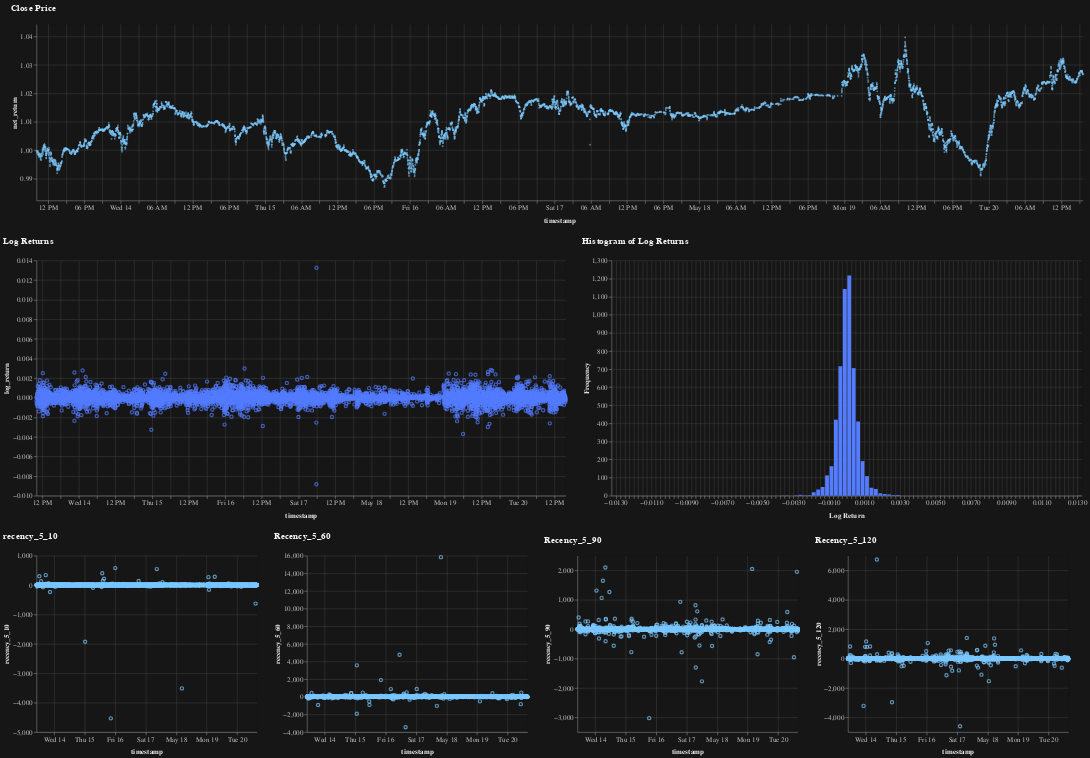

The notebook cell saved with this chart:
### Code cell
dashboard = (
    close & 
    (log_ret | log_ret_hist) & 
    (mo_score_5_10 | mo_score_5_60 | mo_score_5_90 | mo_score_5_120)
)

# dashboard.save('../viz/index.html')
dashboard

### Figure 1 — Vega specification as saved in the notebook (floating-point values rounded to 4 significant figures; data arrays with more than 128 entries replaced by an {"elided": "..."} marker saying what was removed)
{"$schema": "https://vega.github.io/schema/vega/v5.json", "data": [{"name": "param_1_store"}, {"name": "source_0", "values": {"elided": "5417 records"}, "transform": [{"type": "formula", "expr": "toDate(datum['timestamp'])", "as": "timestamp"}]}, {"name": "data_0", "values": {"elided": "5417 records"}, "transform": [{"type": "formula", "expr": "toDate(datum['timestamp'])", "as": "timestamp"}]}, {"name": "data_1", "source": "source_0", "transform": [{"type": "filter", "expr": "!length(data(\"param_1_store\")) || vlSelectionTest(\"param_1_store\", datum)"}, {"type": "project", "fields": ["log_return", "recency_5_10", "recency_5_120", "recency_5_60", "recency_5_90", "timestamp"]}]}, {"name": "data_2", "source": "data_1", "transform": [{"type": "filter", "expr": "(isDate(datum[\"timestamp\"]) || (isValid(datum[\"timestamp\"]) && isFinite(+datum[\"timestamp\"]))) && isValid(datum[\"log_return\"]) && isFinite(+datum[\"log_return\"])"}, {"type": "project", "fields": ["log_return", "timestamp"]}]}, {"name": "data_3", "source": "data_1", "transform": [{"type": "bin", "field": "log_return", "extent": [-0.01325, 0.01325], "signal": "concat_1_concat_1_bin_extent__0_013248843954295708_0_013248843954295708_step_0_00025_log_return_bins", "as": ["bin_extent__0_013248843954295708_0_013248843954295708_step_0_00025_log_return", "bin_extent__0_013248843954295708_0_013248843954295708_step_0_00025_log_return_end"], "step": 0.00025}, {"type": "aggregate", "groupby": ["bin_extent__0_013248843954295708_0_013248843954295708_step_0_00025_log_return", "bin_extent__0_013248843954295708_0_013248843954295708_step_0_00025_log_return_end"], "fields": [null], "ops": ["count"], "as": ["__count"]}, {"type": "filter", "expr": "isValid(datum[\"bin_extent__0_013248843954295708_0_013248843954295708_step_0_00025_log_return\"]) && isFinite(+datum[\"bin_extent__0_013248843954295708_0_013248843954295708_step_0_00025_log_return\"])"}, {"type": "project", "fields": ["__count", "bin_extent__0_013248843954295708_0_013248843954295708_step_0_00025_log_return", "bin_extent__0_013248843954295708_0_013248843954295708_step_0_00025_log_return_end"]}]}, {"name": "data_4", "source": "data_1", "transform": [{"type": "filter", "expr": "(isDate(datum[\"timestamp\"]) || (isValid(datum[\"timestamp\"]) && isFinite(+datum[\"timestamp\"]))) && isValid(datum[\"recency_5_10\"]) && isFinite(+datum[\"recency_5_10\"])"}, {"type": "project", "fields": ["recency_5_10", "timestamp"]}]}, {"name": "data_5", "source": "data_1", "transform": [{"type": "filter", "expr": "(isDate(datum[\"timestamp\"]) || (isValid(datum[\"timestamp\"]) && isFinite(+datum[\"timestamp\"]))) && isValid(datum[\"recency_5_60\"]) && isFinite(+datum[\"recency_5_60\"])"}, {"type": "project", "fields": ["recency_5_60", "timestamp"]}]}, {"name": "data_6", "source": "data_1", "transform": [{"type": "filter", "expr": "(isDate(datum[\"timestamp\"]) || (isValid(datum[\"timestamp\"]) && isFinite(+datum[\"timestamp\"]))) && isValid(datum[\"recency_5_90\"]) && isFinite(+datum[\"recency_5_90\"])"}, {"type": "project", "fields": ["recency_5_90", "timestamp"]}]}, {"name": "data_7", "source": "data_1", "transform": [{"type": "filter", "expr": "(isDate(datum[\"timestamp\"]) || (isValid(datum[\"timestamp\"]) && isFinite(+datum[\"timestamp\"]))) && isValid(datum[\"recency_5_120\"]) && isFinite(+datum[\"recency_5_120\"])"}, {"type": "project", "fields": ["recency_5_120", "timestamp"]}]}, {"name": "data_2_concat_1_concat_0_y_domain_log_return", "source": "data_2", "transform": [{"type": "formula", "expr": "+datum['log_return']", "as": "log_return"}, {"type": "aggregate", "groupby": [], "fields": ["log_return", "log_return"], "ops": ["min", "max"], "as": ["min", "max"]}]}, {"name": "data_3_concat_1_concat_1_y_domain___count", "source": "data_3", "transform": [{"type": "formula", "expr": "+datum['__count']", "as": "__count"}, {"type": "aggregate", "groupby": [], "fields": ["__count", "__count"], "ops": ["min", "max"], "as": ["min", "max"]}]}, {"name": "data_4_concat_2_concat_0_y_domain_recency_5_10", "source": "data_4", "transform": [{"type": "formula", "expr": "+datum['recency_5_10']", "as": "recency_5_10"}, {"type": "aggregate", "groupby": [], "fields": ["recency_5_10", "recency_5_10"], "ops": ["min", "max"], "as": ["min", "max"]}]}, {"name": "data_5_concat_2_concat_1_y_domain_recency_5_60", "source": "data_5", "transform": [{"type": "formula", "expr": "+datum['recency_5_60']", "as": "recency_5_60"}, {"type": "aggregate", "groupby": [], "fields": ["recency_5_60", "recency_5_60"], "ops": ["min", "max"], "as": ["min", "max"]}]}, {"name": "data_6_concat_2_concat_2_y_domain_recency_5_90", "source": "data_6", "transform": [{"type": "formula", "expr": "+datum['recency_5_90']", "as": "recency_5_90"}, {"type": "aggregate", "groupby": [], "fields": ["recency_5_90", "recency_5_90"], "ops": ["min", "max"], "as": ["min", "max"]}]}, {"name": "data_7_concat_2_concat_3_y_domain_recency_5_120", "source": "data_7", "transform": [{"type": "formula", "expr": "+datum['recency_5_120']", "as": "recency_5_120"}, {"type": "aggregate", "groupby": [], "fields": ["recency_5_120", "recency_5_120"], "ops": ["min", "max"], "as": ["min", "max"]}]}], "signals": [{"name": "view_1_width", "value": 1780}, {"name": "view_1_height", "value": 300}, {"name": "concat_1_height", "value": 400}, {"name": "concat_1_concat_0_width", "value": 900}, {"name": "concat_1_concat_1_width", "value": 800}, {"name": "concat_2_height", "value": 300}, {"name": "concat_2_childWidth", "value": 375}, {"name": "unit", "value": {}, "on": [{"events": "pointermove", "update": "isTuple(group()) ? group() : unit"}]}, {"name": "param_1", "update": "vlSelectionResolve(\"param_1_store\", \"union\")"}], "marks": [{"type": "group", "name": "view_1_group", "encode": {"update": {"height": {"signal": "view_1_height"}, "width": {"signal": "view_1_width"}}}, "signals": [{"name": "param_1_x", "value": [], "on": [{"events": {"source": "scope", "filter": ["!event.item || event.item.mark.name !== \"param_1_brush\""], "type": "pointerdown"}, "update": "[x(unit), x(unit)]"}, {"events": {"source": "window", "between": [{"source": "scope", "filter": ["!event.item || event.item.mark.name !== \"param_1_brush\""], "type": "pointerdown"}, {"source": "window", "type": "pointerup"}], "type": "pointermove", "consume": true}, "update": "[param_1_x[0], clamp(x(unit), 0, view_1_width)]"}, {"events": {"signal": "param_1_scale_trigger"}, "update": "[scale(\"view_1_x\", param_1_timestamp[0]), scale(\"view_1_x\", param_1_timestamp[1])]"}, {"events": [{"source": "view", "type": "dblclick"}], "update": "[0, 0]"}, {"events": {"signal": "param_1_translate_delta"}, "update": "clampRange(panLinear(param_1_translate_anchor.extent_x, param_1_translate_delta.x / span(param_1_translate_anchor.extent_x)), 0, view_1_width)"}, {"events": {"signal": "param_1_zoom_delta"}, "update": "clampRange(zoomLinear(param_1_x, param_1_zoom_anchor.x, param_1_zoom_delta), 0, view_1_width)"}]}, {"name": "param_1_timestamp", "on": [{"events": {"signal": "param_1_x"}, "update": "param_1_x[0] === param_1_x[1] ? null : invert(\"view_1_x\", param_1_x)"}]}, {"name": "param_1_y", "value": [], "on": [{"events": {"source": "scope", "filter": ["!event.item || event.item.mark.name !== \"param_1_brush\""], "type": "pointerdown"}, "update": "[y(unit), y(unit)]"}, {"events": {"source": "window", "between": [{"source": "scope", "filter": ["!event.item || event.item.mark.name !== \"param_1_brush\""], "type": "pointerdown"}, {"source": "window", "type": "pointerup"}], "type": "pointermove", "consume": true}, "update": "[param_1_y[0], clamp(y(unit), 0, view_1_height)]"}, {"events": {"signal": "param_1_scale_trigger"}, "update": "[scale(\"view_1_y\", param_1_net_return[0]), scale(\"view_1_y\", param_1_net_return[1])]"}, {"events": [{"source": "view", "type": "dblclick"}], "update": "[0, 0]"}, {"events": {"signal": "param_1_translate_delta"}, "update": "clampRange(panLinear(param_1_translate_anchor.extent_y, param_1_translate_delta.y / span(param_1_translate_anchor.extent_y)), 0, view_1_height)"}, {"events": {"signal": "param_1_zoom_delta"}, "update": "clampRange(zoomLinear(param_1_y, param_1_zoom_anchor.y, param_1_zoom_delta), 0, view_1_height)"}]}, {"name": "param_1_net_return", "on": [{"events": {"signal": "param_1_y"}, "update": "param_1_y[0] === param_1_y[1] ? null : invert(\"view_1_y\", param_1_y)"}]}, {"name": "param_1_scale_trigger", "value": {}, "on": [{"events": [{"scale": "view_1_x"}, {"scale": "view_1_y"}], "update": "(!isArray(param_1_timestamp) || (+invert(\"view_1_x\", param_1_x)[0] === +param_1_timestamp[0] && +invert(\"view_1_x\", param_1_x)[1] === +param_1_timestamp[1])) && (!isArray(param_1_net_return) || (+invert(\"view_1_y\", param_1_y)[0] === +param_1_net_return[0] && +invert(\"view_1_y\", param_1_y)[1] === +param_1_net_return[1])) ? param_1_scale_trigger : {}"}]}, {"name": "param_1_tuple", "on": [{"events": [{"signal": "param_1_timestamp || param_1_net_return"}], "update": "param_1_timestamp && param_1_net_return ? {unit: \"view_1\", fields: param_1_tuple_fields, values: [param_1_timestamp,param_1_net_return]} : null"}]}, {"name": "param_1_tuple_fields", "value": [{"field": "timestamp", "channel": "x", "type": "R"}, {"field": "net_return", "channel": "y", "type": "R"}]}, {"name": "param_1_translate_anchor", "value": {}, "on": [{"events": [{"source": "scope", "markname": "param_1_brush", "type": "pointerdown"}], "update": "{x: x(unit), y: y(unit), extent_x: slice(param_1_x), extent_y: slice(param_1_y)}"}]}, {"name": "param_1_translate_delta", "value": {}, "on": [{"events": [{"source": "window", "between": [{"source": "scope", "markname": "param_1_brush", "type": "pointerdown"}, {"source": "window", "type": "pointerup"}], "consume": true, "type": "pointermove"}], "update": "{x: param_1_translate_anchor.x - x(unit), y: param_1_translate_anchor.y - y(unit)}"}]}, {"name": "param_1_zoom_anchor", "on": [{"events": [{"source": "scope", "markname": "param_1_brush", "consume": true, "type": "wheel"}], "update": "{x: x(unit), y: y(unit)}"}]}, {"name": "param_1_zoom_delta", "on": [{"events": [{"source": "scope", "markname": "param_1_brush", "type": "wheel", "consume": true}], "update": "pow(1.001, event.deltaY * pow(16, event.deltaMode))", "force": true}]}, {"name": "param_1_modify", "on": [{"events": {"signal": "param_1_tuple"}, "update": "modify(\"param_1_store\", param_1_tuple, true)"}]}], "marks": [{"type": "rect", "name": "param_1_brush_bg", "encode": {"update": {"x": [{"signal": "param_1_x[0]", "test": "data(\"param_1_store\").length && data(\"param_1_store\")[0].unit === \"view_1\""}, {"value": 0}], "x2": [{"signal": "param_1_x[1]", "test": "data(\"param_1_store\").length && data(\"param_1_store\")[0].unit === \"view_1\""}, {"value": 0}], "y2": [{"signal": "param_1_y[1]", "test": "data(\"param_1_store\").length && data(\"param_1_store\")[0].unit === \"view_1\""}, {"value": 0}], "y": [{"signal": "param_1_y[0]", "test": "data(\"param_1_store\").length && data(\"param_1_store\")[0].unit === \"view_1\""}, {"value": 0}]}, "enter": {"fillOpacity": {"value": 0.125}, "fill": {"value": "#333"}}}, "clip": true}, {"type": "symbol", "name": "view_1_marks", "from": {"data": "data_0"}, "encode": {"update": {"opacity": {"value": 0.7}, "fill": {"value": "transparent"}, "stroke": [{"value": "#7ecbff", "test": "!length(data(\"param_1_store\")) || vlSelectionTest(\"param_1_store\", datum)"}, {"value": "lightgray"}], "size": {"value": 1}, "tooltip": {"signal": "{\"Date\": timeFormat(datum[\"timestamp\"], '%b %d, %Y'), \"Net Return\": format(datum[\"net_return\"], \"\")}"}, "y": {"field": "net_return", "scale": "view_1_y"}, "x": {"field": "timestamp", "scale": "view_1_x"}}}, "interactive": true, "style": ["point"]}, {"type": "rect", "name": "param_1_brush", "encode": {"enter": {"fill": {"value": "transparent"}, "cursor": {"value": "move"}}, "update": {"y": [{"signal": "param_1_y[0]", "test": "data(\"param_1_store\").length && data(\"param_1_store\")[0].unit === \"view_1\""}, {"value": 0}], "x": [{"signal": "param_1_x[0]", "test": "data(\"param_1_store\").length && data(\"param_1_store\")[0].unit === \"view_1\""}, {"value": 0}], "x2": [{"signal": "param_1_x[1]", "test": "data(\"param_1_store\").length && data(\"param_1_store\")[0].unit === \"view_1\""}, {"value": 0}], "stroke": [{"value": "white", "test": "param_1_x[0] !== param_1_x[1] && param_1_y[0] !== param_1_y[1]"}, {}], "y2": [{"signal": "param_1_y[1]", "test": "data(\"param_1_store\").length && data(\"param_1_store\")[0].unit === \"view_1\""}, {"value": 0}]}}, "clip": true}], "axes": [{"scale": "view_1_x", "labels": false, "domain": false, "aria": false, "maxExtent": 0, "ticks": false, "tickCount": {"signal": "ceil(view_1_width/40)"}, "minExtent": 0, "orient": "bottom", "gridScale": "view_1_y", "grid": true, "zindex": 0}, {"scale": "view_1_y", "orient": "left", "gridScale": "view_1_x", "grid": true, "tickCount": {"signal": "ceil(view_1_height/40)"}, "domain": false, "labels": false, "aria": false, "maxExtent": 0, "zindex": 0, "ticks": false, "minExtent": 0}, {"scale": "view_1_x", "title": "timestamp", "labelOverlap": true, "labelBaseline": "top", "orient": "bottom", "zindex": 0, "labelFlush": true, "tickCount": {"signal": "ceil(view_1_width/40)"}, "grid": false}, {"scale": "view_1_y", "grid": false, "tickCount": {"signal": "ceil(view_1_height/40)"}, "zindex": 0, "title": "net_return", "labelAlign": "right", "labelOverlap": true, "orient": "left"}], "title": {"text": "Close Price", "anchor": "start"}, "style": "cell"}, {"type": "group", "name": "concat_1_group", "marks": [{"type": "group", "name": "concat_1_concat_0_group", "encode": {"update": {"width": {"signal": "concat_1_concat_0_width"}, "height": {"signal": "concat_1_height"}}}, "marks": [{"type": "symbol", "name": "concat_1_concat_0_marks", "from": {"data": "data_2"}, "encode": {"update": {"stroke": {"value": "#547cff"}, "x": {"field": "timestamp", "scale": "concat_1_concat_0_x"}, "y": {"field": "log_return", "scale": "concat_1_concat_0_y"}, "fill": {"value": "transparent"}, "opacity": {"value": 0.7}}}, "interactive": false, "style": ["point"]}], "axes": [{"scale": "concat_1_concat_0_x", "grid": true, "tickCount": {"signal": "ceil(concat_1_concat_0_width/40)"}, "maxExtent": 0, "labels": false, "gridScale": "concat_1_concat_0_y", "orient": "bottom", "domain": false, "aria": false, "ticks": false, "minExtent": 0, "zindex": 0}, {"scale": "concat_1_concat_0_y", "aria": false, "domain": false, "tickCount": {"signal": "ceil(concat_1_height/40)"}, "zindex": 0, "minExtent": 0, "gridScale": "concat_1_concat_0_x", "grid": true, "orient": "left", "maxExtent": 0, "labels": false, "ticks": false}, {"scale": "concat_1_concat_0_x", "tickCount": {"signal": "ceil(concat_1_concat_0_width/40)"}, "title": "timestamp", "grid": false, "zindex": 0, "labelOverlap": true, "labelBaseline": "top", "labelFlush": true, "orient": "bottom"}, {"scale": "concat_1_concat_0_y", "labelOverlap": true, "zindex": 0, "grid": false, "title": "log_return", "labelAlign": "right", "orient": "left", "tickCount": {"signal": "ceil(concat_1_height/40)"}}], "title": {"text": "Log Returns", "anchor": "start"}, "style": "cell"}, {"type": "group", "name": "concat_1_concat_1_group", "encode": {"update": {"width": {"signal": "concat_1_concat_1_width"}, "height": {"signal": "concat_1_height"}}}, "marks": [{"type": "rect", "name": "concat_1_concat_1_marks", "from": {"data": "data_3"}, "encode": {"update": {"y2": {"value": 0, "scale": "concat_1_concat_1_y"}, "x2": {"field": "bin_extent__0_013248843954295708_0_013248843954295708_step_0_00025_log_return", "scale": "concat_1_concat_1_x", "offset": {"signal": "0.5 + (abs(scale(\"concat_1_concat_1_x\", datum[\"bin_extent__0_013248843954295708_0_013248843954295708_step_0_00025_log_return_end\"]) - scale(\"concat_1_concat_1_x\", datum[\"bin_extent__0_013248843954295708_0_013248843954295708_step_0_00025_log_return\"])) < 0.25 ? -0.5 * (0.25 - (abs(scale(\"concat_1_concat_1_x\", datum[\"bin_extent__0_013248843954295708_0_013248843954295708_step_0_00025_log_return_end\"]) - scale(\"concat_1_concat_1_x\", datum[\"bin_extent__0_013248843954295708_0_013248843954295708_step_0_00025_log_return\"])))) : 0.5)"}}, "x": {"field": "bin_extent__0_013248843954295708_0_013248843954295708_step_0_00025_log_return_end", "scale": "concat_1_concat_1_x", "offset": {"signal": "0.5 + (abs(scale(\"concat_1_concat_1_x\", datum[\"bin_extent__0_013248843954295708_0_013248843954295708_step_0_00025_log_return_end\"]) - scale(\"concat_1_concat_1_x\", datum[\"bin_extent__0_013248843954295708_0_013248843954295708_step_0_00025_log_return\"])) < 0.25 ? 0.5 * (0.25 - (abs(scale(\"concat_1_concat_1_x\", datum[\"bin_extent__0_013248843954295708_0_013248843954295708_step_0_00025_log_return_end\"]) - scale(\"concat_1_concat_1_x\", datum[\"bin_extent__0_013248843954295708_0_013248843954295708_step_0_00025_log_return\"])))) : -0.5)"}}, "fill": {"value": "#547cff"}, "y": {"field": "__count", "scale": "concat_1_concat_1_y"}}}, "style": ["bar"], "interactive": false}], "axes": [{"scale": "concat_1_concat_1_x", "tickCount": {"signal": "ceil(concat_1_concat_1_width/10)"}, "zindex": 0, "grid": true, "aria": false, "maxExtent": 0, "minExtent": 0, "ticks": false, "domain": false, "gridScale": "concat_1_concat_1_y", "labels": false, "orient": "bottom"}, {"scale": "concat_1_concat_1_y", "ticks": false, "domain": false, "gridScale": "concat_1_concat_1_x", "zindex": 0, "labels": false, "minExtent": 0, "grid": true, "aria": false, "orient": "left", "tickCount": {"signal": "ceil(concat_1_height/40)"}, "maxExtent": 0}, {"scale": "concat_1_concat_1_x", "grid": false, "title": "Log Return", "tickCount": {"signal": "ceil(concat_1_concat_1_width/10)"}, "labelOverlap": true, "labelBaseline": "top", "labelFlush": true, "orient": "bottom", "zindex": 0}, {"scale": "concat_1_concat_1_y", "grid": false, "title": "Frequency", "zindex": 0, "orient": "left", "labelAlign": "right", "tickCount": {"signal": "ceil(concat_1_height/40)"}, "labelOverlap": true}], "title": {"text": "Histogram of Log Returns", "anchor": "start"}, "style": "cell"}], "layout": {"padding": 20, "bounds": "full", "align": "each"}}, {"type": "group", "name": "concat_2_group", "marks": [{"type": "group", "name": "concat_2_concat_0_group", "encode": {"update": {"width": {"signal": "concat_2_childWidth"}, "height": {"signal": "concat_2_height"}}}, "marks": [{"type": "symbol", "name": "concat_2_concat_0_marks", "from": {"data": "data_4"}, "encode": {"update": {"stroke": {"value": "#7ecbff"}, "x": {"field": "timestamp", "scale": "concat_2_concat_0_x"}, "y": {"field": "recency_5_10", "scale": "concat_2_concat_0_y"}, "opacity": {"value": 0.7}, "fill": {"value": "transparent"}}}, "style": ["point"], "interactive": false}], "axes": [{"scale": "concat_2_concat_0_x", "gridScale": "concat_2_concat_0_y", "orient": "bottom", "grid": true, "tickCount": {"signal": "ceil(concat_2_childWidth/40)"}, "maxExtent": 0, "minExtent": 0, "zindex": 0, "ticks": false, "domain": false, "aria": false, "labels": false}, {"scale": "concat_2_concat_0_y", "zindex": 0, "gridScale": "concat_2_concat_0_x", "tickCount": {"signal": "ceil(concat_2_height/40)"}, "ticks": false, "aria": false, "minExtent": 0, "labels": false, "orient": "left", "grid": true, "domain": false, "maxExtent": 0}, {"scale": "concat_2_concat_0_x", "labelBaseline": "top", "grid": false, "zindex": 0, "labelFlush": true, "tickCount": {"signal": "ceil(concat_2_childWidth/40)"}, "labelOverlap": true, "title": "timestamp", "orient": "bottom"}, {"scale": "concat_2_concat_0_y", "orient": "left", "labelOverlap": true, "grid": false, "zindex": 0, "tickCount": {"signal": "ceil(concat_2_height/40)"}, "labelAlign": "right", "title": "recency_5_10"}], "title": {"text": "recency_5_10", "anchor": "start"}, "style": "cell"}, {"type": "group", "name": "concat_2_concat_1_group", "encode": {"update": {"width": {"signal": "concat_2_childWidth"}, "height": {"signal": "concat_2_height"}}}, "marks": [{"type": "symbol", "name": "concat_2_concat_1_marks", "from": {"data": "data_5"}, "encode": {"update": {"fill": {"value": "transparent"}, "x": {"field": "timestamp", "scale": "concat_2_concat_1_x"}, "y": {"field": "recency_5_60", "scale": "concat_2_concat_1_y"}, "stroke": {"value": "#7ecbff"}, "opacity": {"value": 0.7}}}, "interactive": false, "style": ["point"]}], "axes": [{"scale": "concat_2_concat_1_x", "ticks": false, "domain": false, "orient": "bottom", "tickCount": {"signal": "ceil(concat_2_childWidth/40)"}, "aria": false, "grid": true, "maxExtent": 0, "gridScale": "concat_2_concat_1_y", "zindex": 0, "minExtent": 0, "labels": false}, {"scale": "concat_2_concat_1_y", "ticks": false, "grid": true, "domain": false, "zindex": 0, "aria": false, "tickCount": {"signal": "ceil(concat_2_height/40)"}, "maxExtent": 0, "gridScale": "concat_2_concat_1_x", "labels": false, "orient": "left", "minExtent": 0}, {"scale": "concat_2_concat_1_x", "zindex": 0, "labelFlush": true, "labelBaseline": "top", "grid": false, "title": "timestamp", "tickCount": {"signal": "ceil(concat_2_childWidth/40)"}, "orient": "bottom", "labelOverlap": true}, {"scale": "concat_2_concat_1_y", "labelOverlap": true, "tickCount": {"signal": "ceil(concat_2_height/40)"}, "zindex": 0, "orient": "left", "labelAlign": "right", "grid": false, "title": "recency_5_60"}], "title": {"text": "Recency_5_60", "anchor": "start"}, "style": "cell"}, {"type": "group", "name": "concat_2_concat_2_group", "encode": {"update": {"width": {"signal": "concat_2_childWidth"}, "height": {"signal": "concat_2_height"}}}, "marks": [{"type": "symbol", "name": "concat_2_concat_2_marks", "from": {"data": "data_6"}, "encode": {"update": {"fill": {"value": "transparent"}, "opacity": {"value": 0.7}, "x": {"field": "timestamp", "scale": "concat_2_concat_2_x"}, "y": {"field": "recency_5_90", "scale": "concat_2_concat_2_y"}, "stroke": {"value": "#7ecbff"}}}, "interactive": false, "style": ["point"]}], "axes": [{"scale": "concat_2_concat_2_x", "minExtent": 0, "ticks": false, "zindex": 0, "aria": false, "gridScale": "concat_2_concat_2_y", "grid": true, "tickCount": {"signal": "ceil(concat_2_childWidth/40)"}, "domain": false, "labels": false, "orient": "bottom", "maxExtent": 0}, {"scale": "concat_2_concat_2_y", "grid": true, "ticks": false, "zindex": 0, "tickCount": {"signal": "ceil(concat_2_height/40)"}, "minExtent": 0, "gridScale": "concat_2_concat_2_x", "labels": false, "orient": "left", "domain": false, "maxExtent": 0, "aria": false}, {"scale": "concat_2_concat_2_x", "tickCount": {"signal": "ceil(concat_2_childWidth/40)"}, "title": "timestamp", "labelOverlap": true, "labelBaseline": "top", "labelFlush": true, "zindex": 0, "grid": false, "orient": "bottom"}, {"scale": "concat_2_concat_2_y", "orient": "left", "labelOverlap": true, "grid": false, "tickCount": {"signal": "ceil(concat_2_height/40)"}, "title": "recency_5_90", "zindex": 0, "labelAlign": "right"}], "title": {"text": "Recency_5_90", "anchor": "start"}, "style": "cell"}, {"type": "group", "name": "concat_2_concat_3_group", "encode": {"update": {"width": {"signal": "concat_2_childWidth"}, "height": {"signal": "concat_2_height"}}}, "marks": [{"type": "symbol", "name": "concat_2_concat_3_marks", "from": {"data": "data_7"}, "encode": {"update": {"x": {"field": "timestamp", "scale": "concat_2_concat_3_x"}, "y": {"field": "recency_5_120", "scale": "concat_2_concat_3_y"}, "fill": {"value": "transparent"}, "stroke": {"value": "#7ecbff"}, "opacity": {"value": 0.7}}}, "style": ["point"], "interactive": false}], "axes": [{"scale": "concat_2_concat_3_x", "tickCount": {"signal": "ceil(concat_2_childWidth/40)"}, "domain": false, "ticks": false, "minExtent": 0, "zindex": 0, "maxExtent": 0, "aria": false, "gridScale": "concat_2_concat_3_y", "orient": "bottom", "labels": false, "grid": true}, {"scale": "concat_2_concat_3_y", "aria": false, "gridScale": "concat_2_concat_3_x", "labels": false, "zindex": 0, "domain": false, "tickCount": {"signal": "ceil(concat_2_height/40)"}, "grid": true, "orient": "left", "maxExtent": 0, "minExtent": 0, "ticks": false}, {"scale": "concat_2_concat_3_x", "tickCount": {"signal": "ceil(concat_2_childWidth/40)"}, "grid": false, "labelFlush": true, "zindex": 0, "labelBaseline": "top", "title": "timestamp", "labelOverlap": true, "orient": "bottom"}, {"scale": "concat_2_concat_3_y", "tickCount": {"signal": "ceil(concat_2_height/40)"}, "zindex": 0, "title": "recency_5_120", "grid": false, "orient": "left", "labelOverlap": true, "labelAlign": "right"}], "title": {"text": "Recency_5_120", "anchor": "start"}, "style": "cell"}], "layout": {"padding": 20, "bounds": "full", "align": "each"}}], "scales": [{"name": "view_1_x", "type": "time", "domain": {"data": "data_0", "field": "timestamp"}, "range": [0, {"signal": "view_1_width"}]}, {"name": "view_1_y", "type": "linear", "domain": [0.9823, 1.044], "range": [{"signal": "view_1_height"}, 0], "zero": false}, {"name": "concat_1_concat_0_x", "type": "time", "domain": {"data": "data_2", "field": "timestamp"}, "range": [0, {"signal": "concat_1_concat_0_width"}]}, {"name": "concat_1_concat_0_y", "type": "linear", "domain": [{"signal": "(data(\"data_2_concat_1_concat_0_y_domain_log_return\")[0] || {}).min"}, {"signal": "(data(\"data_2_concat_1_concat_0_y_domain_log_return\")[0] || {}).max"}], "range": [{"signal": "concat_1_height"}, 0], "nice": true, "zero": true}, {"name": "concat_1_concat_1_x", "type": "linear", "domain": [-0.01325, 0.01325], "range": [0, {"signal": "concat_1_concat_1_width"}], "bins": {"signal": "concat_1_concat_1_bin_extent__0_013248843954295708_0_013248843954295708_step_0_00025_log_return_bins"}, "zero": true}, {"name": "concat_1_concat_1_y", "type": "linear", "domain": [{"signal": "(data(\"data_3_concat_1_concat_1_y_domain___count\")[0] || {}).min"}, {"signal": "(data(\"data_3_concat_1_concat_1_y_domain___count\")[0] || {}).max"}], "range": [{"signal": "concat_1_height"}, 0], "zero": true, "nice": true}, {"name": "concat_2_concat_0_x", "type": "time", "domain": {"data": "data_4", "field": "timestamp"}, "range": [0, {"signal": "concat_2_childWidth"}]}, {"name": "concat_2_concat_0_y", "type": "linear", "domain": [{"signal": "(data(\"data_4_concat_2_concat_0_y_domain_recency_5_10\")[0] || {}).min"}, {"signal": "(data(\"data_4_concat_2_concat_0_y_domain_recency_5_10\")[0] || {}).max"}], "range": [{"signal": "concat_2_height"}, 0], "nice": true, "zero": true}, {"name": "concat_2_concat_1_x", "type": "time", "domain": {"data": "data_5", "field": "timestamp"}, "range": [0, {"signal": "concat_2_childWidth"}]}, {"name": "concat_2_concat_1_y", "type": "linear", "domain": [{"signal": "(data(\"data_5_concat_2_concat_1_y_domain_recency_5_60\")[0] || {}).min"}, {"signal": "(data(\"data_5_concat_2_concat_1_y_domain_recency_5_60\")[0] || {}).max"}], "range": [{"signal": "concat_2_height"}, 0], "zero": true, "nice": true}, {"name": "concat_2_concat_2_x", "type": "time", "domain": {"data": "data_6", "field": "timestamp"}, "range": [0, {"signal": "concat_2_childWidth"}]}, {"name": "concat_2_concat_2_y", "type": "linear", "domain": [{"signal": "(data(\"data_6_concat_2_concat_2_y_domain_recency_5_90\")[0] || {}).min"}, {"signal": "(data(\"data_6_concat_2_concat_2_y_domain_recency_5_90\")[0] || {}).max"}], "range": [{"signal": "concat_2_height"}, 0], "zero": true, "nice": true}, {"name": "concat_2_concat_3_x", "type": "time", "domain": {"data": "data_7", "field": "timestamp"}, "range": [0, {"signal": "concat_2_childWidth"}]}, {"name": "concat_2_concat_3_y", "type": "linear", "domain": [{"signal": "(data(\"data_7_concat_2_concat_3_y_domain_recency_5_120\")[0] || {}).min"}, {"signal": "(data(\"data_7_concat_2_concat_3_y_domain_recency_5_120\")[0] || {}).max"}], "range": [{"signal": "concat_2_height"}, 0], "zero": true, "nice": true}], "usermeta": {"embedOptions": {"theme": "carbong100"}}, "background": "#161616", "config": {"path": {"stroke": "#d4bbff"}, "shape": {"stroke": "#d4bbff"}, "symbol": {"stroke": "#d4bbff"}, "group": {"fill": "#161616"}, "range": {"category": ["#8a3ffc", "#33b1ff", "#007d79", "#ff7eb6", "#fa4d56", "#fff1f1", "#6fdc8c", "#4589ff", "#d12771", "#d2a106", "#08bdba", "#bae6ff", "#ba4e00", "#d4bbff"], "diverging": ["#750e13", "#a2191f", "#da1e28", "#fa4d56", "#ff8389", "#ffb3b8", "#ffd7d9", "#fff1f1", "#e5f6ff", "#bae6ff", "#82cfff", "#33b1ff", "#1192e8", "#0072c3", "#00539a", "#003a6d"], "heatmap": ["#f6f2ff", "#e8daff", "#d4bbff", "#be95ff", "#a56eff", "#8a3ffc", "#6929c4", "#491d8b", "#31135e", "#1c0f30"]}, "axis": {"labelColor": "#c6c6c6", "labelFontSize": 12, "labelFont": "IBM Plex Sans Condensed, system-ui, -apple-system, BlinkMacSystemFont, \".SFNSText-Regular\", sans-serif", "labelFontWeight": 400, "titleColor": "#f4f4f4", "titleFontWeight": 600, "titleFontSize": 12, "grid": true, "gridColor": "#393939", "labelAngle": 0}, "axisX": {"titlePadding": 10}, "axisY": {"titlePadding": 2.5}, "style": {"guide-label": {"font": "IBM Plex Sans,system-ui,-apple-system,BlinkMacSystemFont,\".sfnstext-regular\",sans-serif", "fill": "#c6c6c6", "fontWeight": 400}, "guide-title": {"font": "IBM Plex Sans,system-ui,-apple-system,BlinkMacSystemFont,\".sfnstext-regular\",sans-serif", "fill": "#c6c6c6", "fontWeight": 400}, "cell": {"fill": "#161616", "stroke": "#161616"}, "arc": {"fill": "#d4bbff"}, "area": {"fill": "#d4bbff"}, "rect": {"fill": "#d4bbff"}, "circle": {"fill": "#d4bbff"}, "group-title": {"dy": -15, "fontSize": 16, "font": "IBM Plex Sans,system-ui,-apple-system,BlinkMacSystemFont,\".sfnstext-regular\",sans-serif", "fontWeight": 600, "fill": "#f4f4f4"}, "group-subtitle": {"dy": -15}}}, "padding": 5, "layout": {"padding": 20, "columns": 1, "bounds": "full", "align": "each"}}
